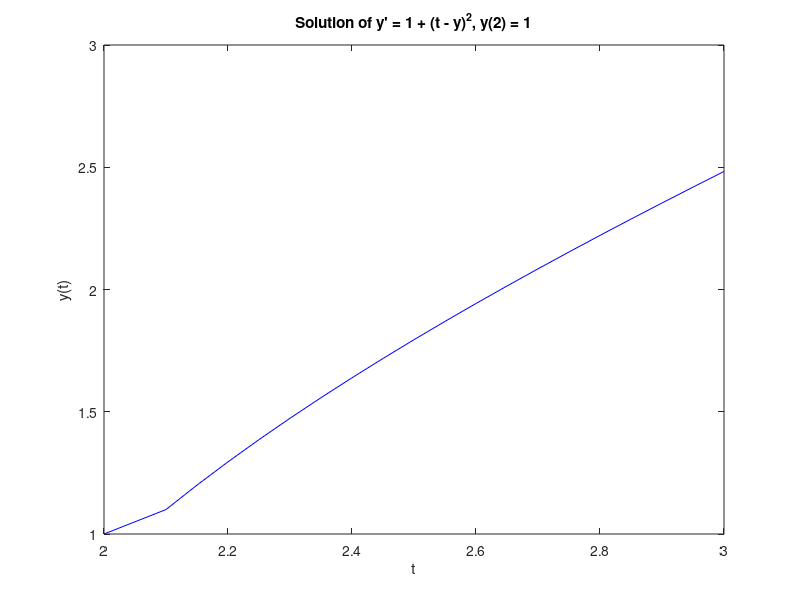

Source code (MATLAB):
clc;
clear;
h = 0.05;
a = 2;
b = 3;
N = (b - a) / h;
w = zeros(1, N);
t = zeros(1, N);
t(1) = a;
w(1) = 1; % Initial value of y

for i = 2:N
    w(i) = w(i-1) + h * (1 + (t(i-1) - w(i-1))^2);
    t(i) = a + i * h;
end

plot([a, t], [1, w], 'b-')
xlabel('t')
ylabel('y(t)')
title("Solution of y' = 1 + (t - y)^2, y(2) = 1")
